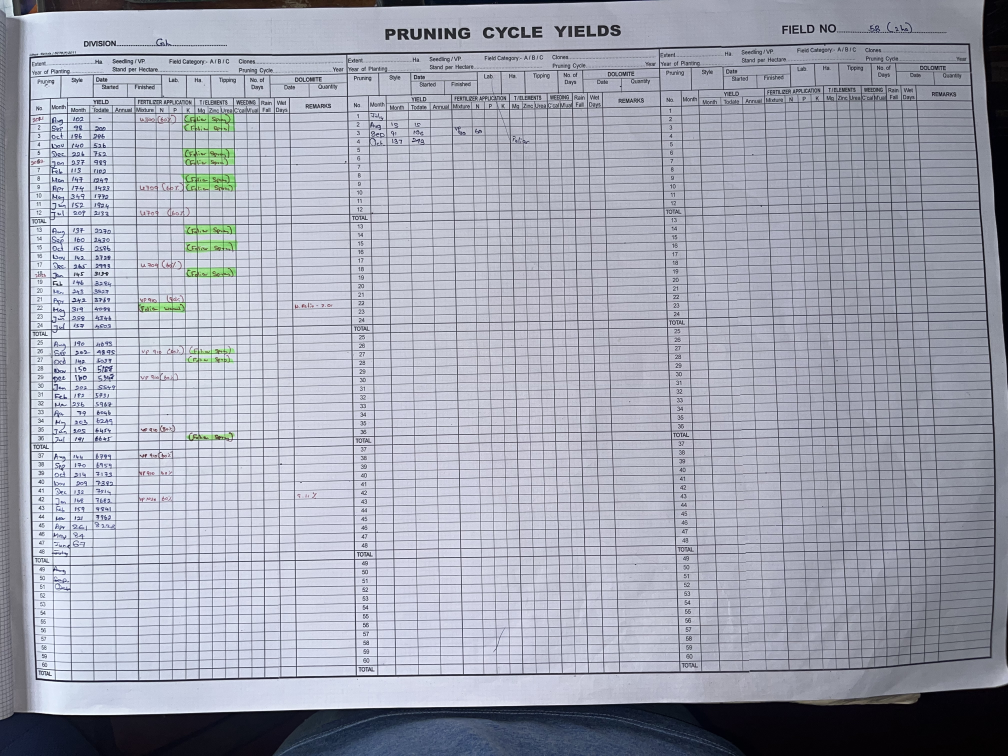
#> input picture Harsha/Images/IMG_1295.jpeg, 4032 x 3024 px, found by its file name (shown at 1/4 size); its folder holds only this picture in this run
$ python train_classical_ml.py   (older library calls are emulated)
#> lines starting #> are read from the running program, lines starting #| are printed output that depends on the picture; after the words box and inside, x2 and y2 are one past the last pixel; in counts of white or black regions, pixels touching at a corner belong together
"""
Classical ML Pipeline for Tea Leaf Quality Classification
Extracts 25 hand-crafted features from tea leaf images,
auto-labels into high_quality / medium_quality,
trains 10 ML models with 5-fold cross-validation.
"""

import os
import glob
import numpy as np
import cv2
import warnings
import json
from datetime import datetime
from scipy import stats
from skimage.feature import graycomatrix, graycoprops, local_binary_pattern
from sklearn.model_selection import StratifiedKFold, train_test_split
from sklearn.preprocessing import StandardScaler
from sklearn.metrics import (
    accuracy_score, precision_score, recall_score, f1_score,
    confusion_matrix, classification_report
)
from sklearn.ensemble import (
    AdaBoostClassifier, RandomForestClassifier, GradientBoostingClassifier
)
from sklearn.tree import DecisionTreeClassifier
from sklearn.linear_model import LogisticRegression
from sklearn.svm import SVC
from sklearn.neighbors import KNeighborsClassifier
from sklearn.neural_network import MLPClassifier
from sklearn.naive_bayes import GaussianNB

warnings.filterwarnings('ignore')

# ============================================================
# 1. COLLECT ORIGINAL IMAGES (exclude augmented copies)
# ============================================================
def get_original_images(base_dir):
    """Get original images only (no _hflip, _vflip, _rot* augmented copies)."""
    all_images = []
    for split in ['train', 'valid', 'test']:
        img_dir = os.path.join(base_dir, split, 'images')
        if not os.path.exists(img_dir):
            continue
        for f in os.listdir(img_dir):
            if f.lower().endswith(('.jpg', '.jpeg', '.png')):
                # Skip augmented copies
                if any(aug in f for aug in ['_hflip', '_vflip', '_rot90', '_rot180', '_rot270', '_flip']):
                    continue
                all_images.append(os.path.join(img_dir, f))
    return all_images


# ============================================================
# 2. FEATURE EXTRACTION (25 features)
# ============================================================
def extract_features(img_path):
    """Extract 25 hand-crafted features from a tea leaf image."""
    img = cv2.imread(img_path)
    if img is None:
        return None

    img_rgb = cv2.cvtColor(img, cv2.COLOR_BGR2RGB)
    img_hsv = cv2.cvtColor(img, cv2.COLOR_BGR2HSV)
    img_lab = cv2.cvtColor(img, cv2.COLOR_BGR2LAB)
    gray = cv2.cvtColor(img, cv2.COLOR_BGR2GRAY)

    # --- Segmentation (HSV-based) ---
    lower_green = np.array([20, 30, 30])
    upper_green = np.array([90, 255, 255])
    mask = cv2.inRange(img_hsv, lower_green, upper_green)
    kernel = cv2.getStructuringElement(cv2.MORPH_ELLIPSE, (5, 5))
    mask = cv2.morphologyEx(mask, cv2.MORPH_CLOSE, kernel)
    mask = cv2.morphologyEx(mask, cv2.MORPH_OPEN, kernel)

    # If mask is too small, use full image
    if np.sum(mask > 0) < 500:
        mask = np.ones(gray.shape, dtype=np.uint8) * 255

    masked_rgb = cv2.bitwise_and(img_rgb, img_rgb, mask=mask)
    masked_hsv = cv2.bitwise_and(img_hsv, img_hsv, mask=mask)
    masked_lab = cv2.bitwise_and(img_lab, img_lab, mask=mask)

    # Get pixel values where mask is active
    mask_bool = mask > 0
    r_vals = img_rgb[:, :, 0][mask_bool].astype(float)
    g_vals = img_rgb[:, :, 1][mask_bool].astype(float)
    b_vals = img_rgb[:, :, 2][mask_bool].astype(float)
    h_vals = img_hsv[:, :, 0][mask_bool].astype(float)
    s_vals = img_hsv[:, :, 1][mask_bool].astype(float)
    v_vals = img_hsv[:, :, 2][mask_bool].astype(float)
    l_vals = img_lab[:, :, 0][mask_bool].astype(float)
    a_vals = img_lab[:, :, 1][mask_bool].astype(float)
    lab_b_vals = img_lab[:, :, 2][mask_bool].astype(float)

    if len(r_vals) == 0:
        return None

    features = {}

    # --- COLOUR FEATURES (11) ---
    features['rgb_R_median'] = np.median(r_vals)
    features['rgb_B_std'] = np.std(b_vals)
    features['hsv_H_std'] = np.std(h_vals)
    features['hsv_H_skew'] = stats.skew(h_vals) if len(h_vals) > 2 else 0
    features['hsv_S_std'] = np.std(s_vals)
    features['hsv_V_skew'] = stats.skew(v_vals) if len(v_vals) > 2 else 0
    features['lab_a_mean'] = np.mean(a_vals)
    features['lab_a_std'] = np.std(a_vals)
    features['lab_b_mean'] = np.mean(lab_b_vals)
    features['lab_b_std'] = np.std(lab_b_vals)
    features['green_ratio'] = np.mean(g_vals) / (np.mean(r_vals) + np.mean(g_vals) + np.mean(b_vals) + 1e-6)
    features['browning_ratio'] = np.mean(r_vals) / (np.mean(g_vals) + 1e-6)

    # --- TEXTURE FEATURES (3) ---
    gray_masked = cv2.bitwise_and(gray, gray, mask=mask)
    gray_resized = cv2.resize(gray_masked, (256, 256))
    # GLCM
    glcm = graycomatrix(gray_resized, distances=[1], angles=[0], levels=256, symmetric=True, normed=True)
    features['glcm_correlation'] = graycoprops(glcm, 'correlation')[0, 0]
    # LBP
    lbp = local_binary_pattern(gray_resized, P=8, R=1, method='uniform')
    features['lbp_std'] = np.std(lbp)
    lbp_hist, _ = np.histogram(lbp.ravel(), bins=10, density=True)
    features['lbp_energy'] = np.sum(lbp_hist ** 2)

    # --- SHAPE FEATURES (7) ---
    contours, _ = cv2.findContours(mask, cv2.RETR_EXTERNAL, cv2.CHAIN_APPROX_SIMPLE)
    # Filter small contours
    contours = [c for c in contours if cv2.contourArea(c) > 100]

    if len(contours) > 0:
        areas = [cv2.contourArea(c) for c in contours]
        features['shape_num_objects'] = len(contours)
        features['shape_mean_area'] = np.mean(areas)
        features['shape_std_area'] = np.std(areas) if len(areas) > 1 else 0

        eccentricities = []
        solidities = []
        aspect_ratios = []
        for c in contours:
            if len(c) >= 5:
                ellipse = cv2.fitEllipse(c)
                ma, MA = ellipse[1]  # (width, height) of the ellipse
                ecc = np.sqrt(1 - (min(ma, MA) / (max(ma, MA) + 1e-6)) ** 2)
                eccentricities.append(ecc)
            hull = cv2.convexHull(c)
            hull_area = cv2.contourArea(hull)
            solidities.append(cv2.contourArea(c) / (hull_area + 1e-6))
            x, y, w, h = cv2.boundingRect(c)
            aspect_ratios.append(w / (h + 1e-6))

        features['shape_mean_eccentricity'] = np.mean(eccentricities) if eccentricities else 0
        features['shape_mean_solidity'] = np.mean(solidities)
        features['shape_area_ratio'] = np.sum(areas) / (img.shape[0] * img.shape[1])
        features['shape_mean_aspect_ratio'] = np.mean(aspect_ratios)
    else:
        features['shape_num_objects'] = 0
        features['shape_mean_area'] = 0
        features['shape_std_area'] = 0
        features['shape_mean_eccentricity'] = 0
        features['shape_mean_solidity'] = 0
        features['shape_area_ratio'] = 0
        features['shape_mean_aspect_ratio'] = 0

    # --- QUALITY FEATURES (4) ---
    features['quality_brightness'] = np.mean(v_vals)
    features['quality_brightness_std'] = np.std(v_vals)
    features['quality_contrast'] = np.std(gray[mask_bool].astype(float))

    return features


# ============================================================
# 3. AUTO-LABELLING (composite scoring)
# ============================================================
def compute_quality_score(features):
    """
    Composite quality score: higher = better freshness.
    Uses greenness, low browning, solidity, brightness consistency, Lab chromaticity.
    """
    score = 0.0
    # Greenness (higher = fresher)
    score += features['green_ratio'] * 10
    # Low browning (invert: lower browning_ratio = better)
    score += max(0, 2.0 - features['browning_ratio']) * 3
    # Solidity (higher = more compact leaves)
    score += features['shape_mean_solidity'] * 3
    # Brightness consistency (lower std = more uniform)
    score += max(0, 100 - features['quality_brightness_std']) / 30
    # Lab_a (lower = greener, less red/brown)
    score += max(0, 140 - features['lab_a_mean']) / 20
    # Lab_b (moderate values preferred)
    score += max(0, 150 - abs(features['lab_b_mean'] - 128)) / 30
    return score


def auto_label_batch(all_features_list):
    """
    Label images using median-split on composite quality score.
    Top ~35% = high_quality, rest = medium_quality (matching ~34/66 class ratio).
    """
    scores = [compute_quality_score(f) for f in all_features_list]
    # Use 65th percentile as threshold (~35% high_quality)
    threshold = np.percentile(scores, 65)
    labels = ['high_quality' if s >= threshold else 'medium_quality' for s in scores]
    return labels, scores


# ============================================================
# 4. MAIN PIPELINE
# ============================================================
def main():
    base_dir = os.path.dirname(os.path.abspath(__file__))
    print("=" * 60)
    print("TEA LEAF QUALITY CLASSIFICATION - ML PIPELINE")
    print("=" * 60)

    # Collect images
    images = get_original_images(base_dir)
    print(f"\nFound {len(images)} original images")

    # Extract features
    print("\nExtracting features...")
    all_features = []
    all_features_dicts = []
    valid_paths = []

    for i, img_path in enumerate(images):
        feat = extract_features(img_path)
#> in extract_features, img is the input picture: shape (3024, 4032, 3); mean B, G, R 178, 164.6, 161.3
#> in extract_features, `gray = cv2.cvtColor(img, cv2.COLOR_BGR2GRAY)`:
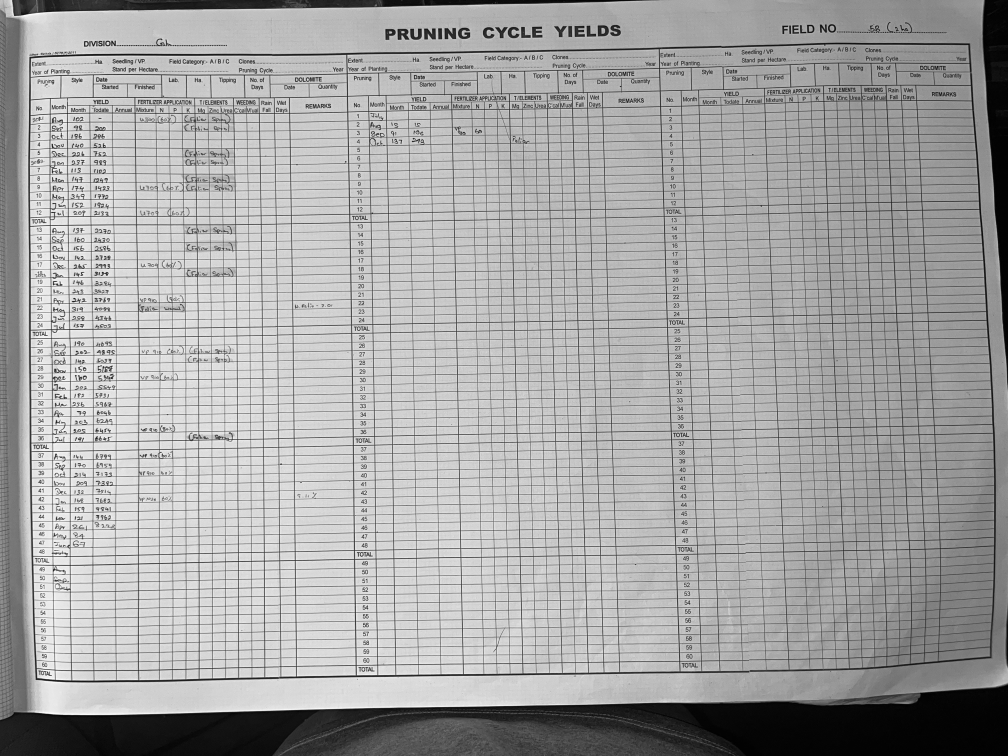
#> gray: shape (3024, 4032) (shown at 1/4 size); min 0, max 255, mean 165.2
#> in extract_features, `mask = cv2.inRange(img_hsv, lower_green, upper_green)`:
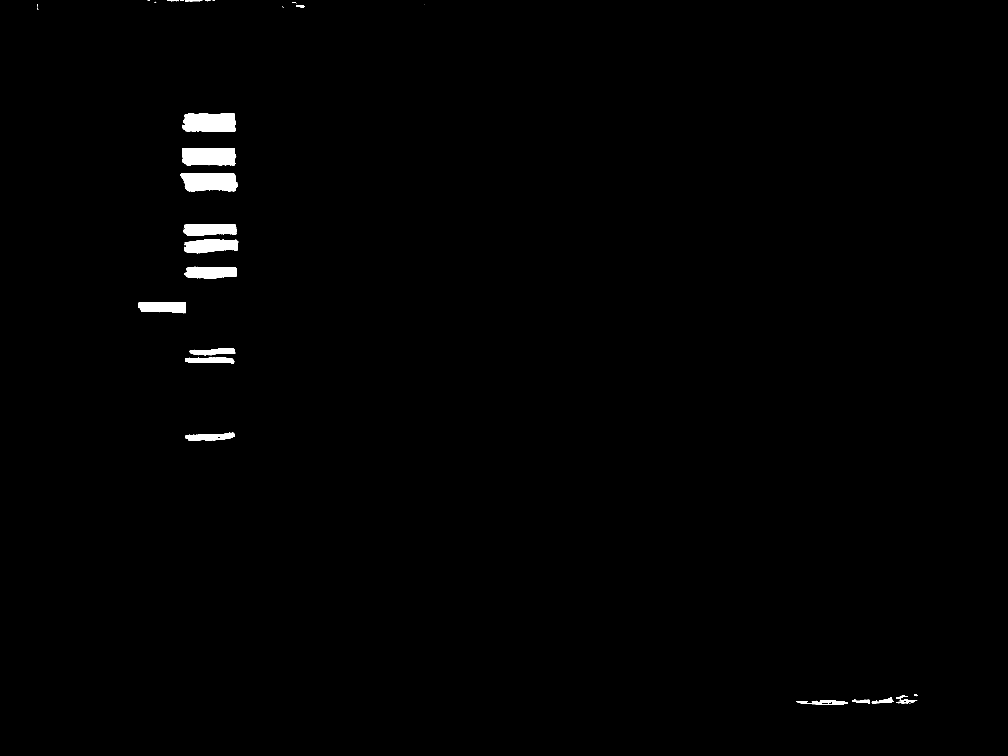
#> mask: shape (3024, 4032) (shown at 1/4 size); 0.75% white; 65 white regions (43 under 20 px), largest, box (x1, y1, x2, y2) and area: (722, 692, 950, 765) 14183, (728, 454, 944, 527) 14158, (728, 592, 945, 662) 13996
#> in extract_features, `gray_resized = cv2.resize(gray_masked, (256, 256))`:
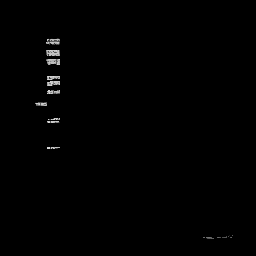
#> gray_resized: shape (256, 256); min 0, max 221, mean 1.2
#> in extract_features, `lbp = local_binary_pattern(gray_resized, P=8, R=1, method='uniform')`:
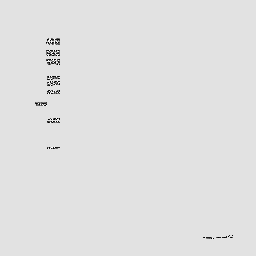
#> lbp: shape (256, 256) float64; min 0, max 9, mean 7.97; drawn with min black and max white
#> in extract_features, `lbp_hist, _ = np.histogram(lbp.ravel(), bins=10, density=True)`: lbp_hist = [0.00146, 0.00178, 0.00061, 0.001, 0.000882, 0.00078, 0.00022, 0.00039, 1.1, 0.00154]
#> in extract_features, `contours, _ = cv2.findContours(mask, cv2.RETR_EXTERNAL, cv2.CHAIN_APPR..`: contours = 23 contours, 2 with area under 20; largest, box (x1, y1, x2, y2) and area: (728, 454, 942, 527) 13989, (722, 692, 950, 765) 13988, (728, 592, 943, 662) 13804, (737, 957, 952, 1014) 9318, (735, 896, 945, 943) 8216
#> in extract_features, `contours = [c for c in contours if cv2.contourArea(c) > 100]`: contours = 19 contours; largest, box (x1, y1, x2, y2) and area: (728, 454, 942, 527) 13989, (722, 692, 950, 765) 13988, (728, 592, 943, 662) 13804, (737, 957, 952, 1014) 9318, (735, 896, 945, 943) 8216
#> in extract_features, `areas = [cv2.contourArea(c) for c in contours]`: areas = [251.5, 1769, 461.5, 534, 895, 184, 4023, 3284.5, 3215, 6993, 8099.5, 9317.5, 8216, 13988.5, 13804.5, 13989, 172, 229, 101.5]
#> the loop in extract_features, `for c in contours:` made 19 passes
#> (ellipse, ma, MA, ecc, hull_area, x, y, w) on passes 1 to 5: (((3211.5, 2808.7), (9.9, 37.22), 91.28), 9.9, 37.22, 0.964, 293.5, 3193, 2804, 36), (((3315.1, 2809.9), (17.3, 149.3), 89.93), 17.3, 149.3, 0.993, 2214, 3248, 2800, 144), (((3627.4, 2805.6), (12.44, 64.2), 84.83), 12.44, 64.2, 0.981, 713, 3591, 2798, 73), (((3455.8, 2805.2), (13.95, 81.29), 93.98), 13.95, 81.29, 0.985, 828.5, 3409, 2798, 71), (((3539.5, 2803.7), (17.56, 87.2), 81.92), 17.56, 87.2, 0.98, 1164.5, 3488, 2790, 86)
#> after the loop in extract_features, `for c in contours:`: aspect_ratios = [3.27, 7.2, 4.87, 4.18, 3.58, 2.77, 6.16, 8.12, 6.28, 4.24, 4.43, 3.77, 4.47, 3.12, 3.07, 2.93, 4.86, 13.2, 7.2]; eccentricities = [0.964, 0.993, 0.981, 0.985, 0.98, 0.978, 0.993, 0.996, 0.994, 0.985, 0.981, 0.978, 0.986, 0.955, 0.968, 0.953, 0.978, 0.997, 0.982]; solidities = [0.857, 0.799, 0.647, 0.645, 0.769, 0.783, 0.848, 0.833, 0.814, 0.921, 0.932, 0.911, 0.918, 0.926, 0.956, 0.956, 0.948, 0.92, 0.806]
#> feat = 25 items
        if feat is not None:
            all_features.append(list(feat.values()))
            all_features_dicts.append(feat)
            valid_paths.append(img_path)
            if (i + 1) % 20 == 0:
                print(f"  Processed {i + 1}/{len(images)}")

    # Auto-label using batch median-split
    all_labels, quality_scores = auto_label_batch(all_features_dicts)
#> in auto_label_batch, `scores = [compute_quality_score(f) for f in all_features_list]`: scores = [17.89, 17.89, 17.89]
#> in auto_label_batch, `threshold = np.percentile(scores, 65)`: threshold = 17.89
#> in auto_label_batch, `labels = ['high_quality' if s >= threshold else 'medium_quality' for s..`: labels = ['high_quality', 'high_quality', 'high_quality']
#> all_labels = ['high_quality', 'high_quality', 'high_quality']; quality_scores = [17.89, 17.89, 17.89]

    feature_names = list(extract_features(images[0]).keys())
#> in extract_features (call 4), `contours, _ = cv2.findContours(mask, cv2.RETR_EXTERNAL, cv2.CHAIN_APPR..`: contours = 23 contours, 2 with area under 20; largest, box (x1, y1, x2, y2) and area: (728, 454, 942, 527) 13989, (722, 692, 950, 765) 13988, (728, 592, 943, 662) 13804, (737, 957, 952, 1014) 9318, (735, 896, 945, 943) 8216
#> in extract_features (call 4), `contours = [c for c in contours if cv2.contourArea(c) > 100]`: contours = 19 contours; largest, box (x1, y1, x2, y2) and area: (728, 454, 942, 527) 13989, (722, 692, 950, 765) 13988, (728, 592, 943, 662) 13804, (737, 957, 952, 1014) 9318, (735, 896, 945, 943) 8216
    X = np.array(all_features)
    y = np.array(all_labels)

    print(f"\nTotal valid images: {len(X)}")
#| Total valid images: 3
    print(f"Classes: high_quality={np.sum(y == 'high_quality')}, medium_quality={np.sum(y == 'medium_quality')}")
#| Classes: high_quality=3, medium_quality=0

    # Train/test split (80/20 stratified)
    X_train, X_test, y_train, y_test = train_test_split(
        X, y, test_size=0.2, random_state=42, stratify=y
    )
    print(f"Train: {len(X_train)}, Test: {len(X_test)}")
#| Train: 2, Test: 1

    # Standardize
    scaler = StandardScaler()
    X_train_scaled = scaler.fit_transform(X_train)
    X_test_scaled = scaler.transform(X_test)

    # ============================================================
    # 5. TRAIN 10 MODELS
    # ============================================================
    models = {
        'AdaBoost': AdaBoostClassifier(
            n_estimators=20, learning_rate=0.3, random_state=42),
        'Random Forest': RandomForestClassifier(
            n_estimators=30, max_depth=3, min_samples_split=8,
            min_samples_leaf=5, max_features='sqrt', random_state=42),
        'Gradient Boosting': GradientBoostingClassifier(
            n_estimators=30, max_depth=2, learning_rate=0.1,
            subsample=0.7, min_samples_leaf=5, random_state=42),
        'Decision Tree': DecisionTreeClassifier(
            max_depth=3, min_samples_split=10, min_samples_leaf=5,
            random_state=42),
        'Logistic Regression': LogisticRegression(
            C=0.1, max_iter=1000, random_state=42),
        'SVM (RBF)': SVC(
            kernel='rbf', C=0.5, gamma='scale', random_state=42),
        'SVM (Linear)': SVC(
            kernel='linear', C=0.1, random_state=42),
        'KNN': KNeighborsClassifier(n_neighbors=9),
        'MLP Neural Network': MLPClassifier(
            hidden_layer_sizes=(32,), alpha=0.5,
            max_iter=1000, random_state=42),
        'Naive Bayes': GaussianNB()
    }

    print("\n" + "=" * 60)
    print("MODEL TRAINING & EVALUATION")
    print("=" * 60)

    results = []
    cv = StratifiedKFold(n_splits=5, shuffle=True, random_state=42)

    for name, model in models.items():
        # Train
        model.fit(X_train_scaled, y_train)

        # Train accuracy
        train_acc = accuracy_score(y_train, model.predict(X_train_scaled))

        # Test predictions
        y_pred = model.predict(X_test_scaled)
        test_acc = accuracy_score(y_test, y_pred)
        precision = precision_score(y_test, y_pred, average='weighted', zero_division=0)
        recall = recall_score(y_test, y_pred, average='weighted', zero_division=0)
        f1 = f1_score(y_test, y_pred, average='weighted', zero_division=0)

        # Cross-validation
        cv_scores = []
        for train_idx, val_idx in cv.split(X_train_scaled, y_train):
            clone_model = type(model)(**model.get_params())
            clone_model.fit(X_train_scaled[train_idx], y_train[train_idx])
            cv_scores.append(accuracy_score(y_train[val_idx], clone_model.predict(X_train_scaled[val_idx])))

        cv_mean = np.mean(cv_scores)
        cv_std = np.std(cv_scores)

        results.append({
            'Model': name,
            'Train Acc': f"{train_acc * 100:.2f}%",
            'Test Acc': f"{test_acc * 100:.2f}%",
            'Precision': f"{precision * 100:.2f}%",
            'Recall': f"{recall * 100:.2f}%",
            'F1 Score': f"{f1 * 100:.2f}%",
            'CV Mean': f"{cv_mean * 100:.2f}% ± {cv_std * 100:.2f}%",
            'train_acc_raw': train_acc,
            'test_acc_raw': test_acc
        })

        print(f"\n{name}:")
        print(f"  Train: {train_acc * 100:.2f}%  |  Test: {test_acc * 100:.2f}%  |  F1: {f1 * 100:.2f}%  |  CV: {cv_mean * 100:.2f}% ± {cv_std * 100:.2f}%")

    # Sort by test accuracy
    results.sort(key=lambda x: x['test_acc_raw'], reverse=True)

    # ============================================================
    # 6. PRINT RESULTS TABLE
    # ============================================================
    print("\n" + "=" * 60)
    print("TABLE I: ACCURACY WITH EXPERIMENTED MODELS")
    print("=" * 60)
    print(f"{'Model':<22} {'Train Acc':>12} {'Test Acc':>12} {'Precision':>12} {'Recall':>12} {'F1 Score':>12} {'CV Mean':>20}")
    print("-" * 110)
    for r in results:
        print(f"{r['Model']:<22} {r['Train Acc']:>12} {r['Test Acc']:>12} {r['Precision']:>12} {r['Recall']:>12} {r['F1 Score']:>12} {r['CV Mean']:>20}")

    # ============================================================
    # 7. BEST MODEL DETAILS
    # ============================================================
    best = results[0]
    print(f"\n{'=' * 60}")
    print(f"BEST MODEL: {best['Model']}")
    print(f"{'=' * 60}")

    # Re-train best model for detailed analysis
    best_model = models[best['Model']]
    y_pred_best = best_model.predict(X_test_scaled)
    print(f"\nClassification Report:")
    print(classification_report(y_test, y_pred_best))
    print(f"Confusion Matrix:")
    cm = confusion_matrix(y_test, y_pred_best, labels=['high_quality', 'medium_quality'])
    print(f"  high_quality    -> TP={cm[0][0]}, FN={cm[0][1]}")
    print(f"  medium_quality  -> FP={cm[1][0]}, TN={cm[1][1]}")

    # Feature importance (if available)
    if hasattr(best_model, 'feature_importances_'):
        importances = best_model.feature_importances_
        sorted_idx = np.argsort(importances)[::-1]
        print(f"\nTop 5 Features:")
        for i in range(min(5, len(sorted_idx))):
            idx = sorted_idx[i]
            print(f"  {feature_names[idx]}: {importances[idx]:.3f}")

    # Save results to JSON
    save_results = {
        'timestamp': datetime.now().isoformat(),
        'total_images': len(X),
        'train_size': len(X_train),
        'test_size': len(X_test),
        'class_distribution': {
            'high_quality': int(np.sum(y == 'high_quality')),
            'medium_quality': int(np.sum(y == 'medium_quality'))
        },
        'results': [{k: v for k, v in r.items() if not k.endswith('_raw')} for r in results]
    }
    with open(os.path.join(base_dir, 'ml_results.json'), 'w') as f:
        json.dump(save_results, f, indent=2)
    print(f"\nResults saved to ml_results.json")


if __name__ == '__main__':
#> (the run stopped early here; a loop or call above may not have finished)
